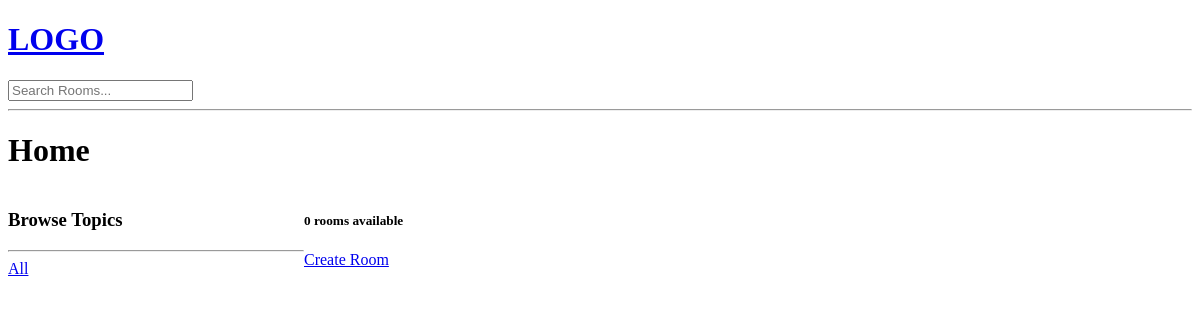
The app's page /, older data.
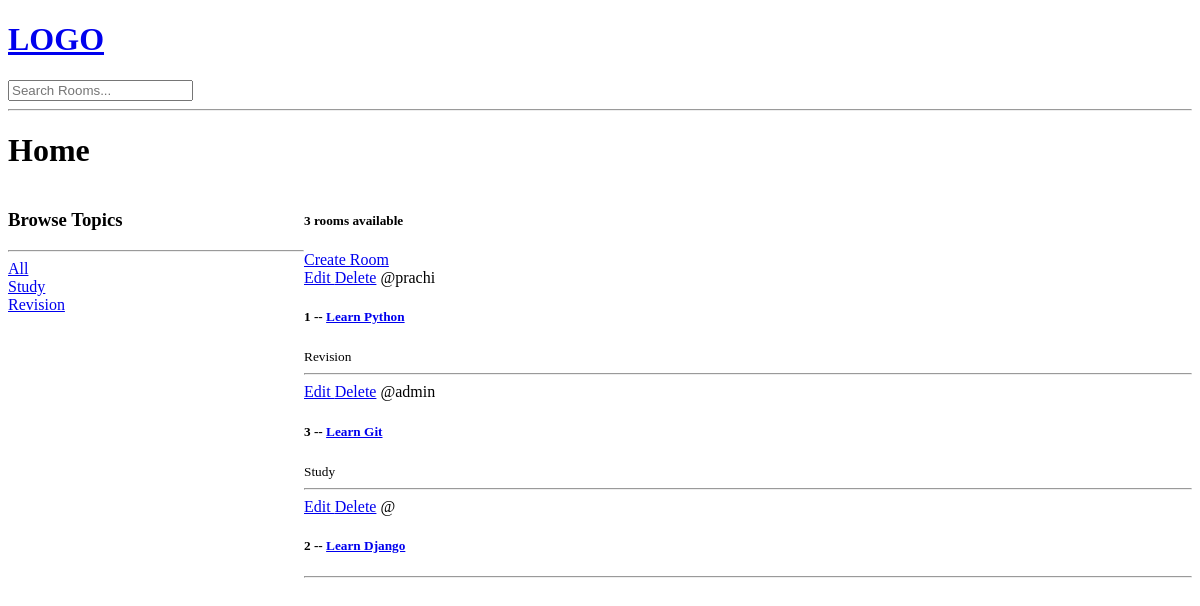
The same page, newer data.
### base/models.py (models this page shows, shortened)
class Topic(models.Model):
    name = models.CharField(max_length = 200)

class Room(models.Model):
    host = models.ForeignKey(User, on_delete =  models.SET_NULL, null = True)
    topic = models.ForeignKey(Topic, on_delete =  models.SET_NULL, null = True)
    name = models.CharField(max_length = 200)
    description = models.TextField(null = True, blank = True)
    updated = models.DateTimeField(auto_now = True)
    created = models.DateTimeField(auto_now_add = True)
    class Meta:
        ordering = ['-updated', '-created']

### base/views.py (the view)
# urls.py: path('', views.home, name = "home"),
def home(request):
    q = request.GET.get('q') if request.GET.get('q') != None else ''
    rooms = Room.objects.filter(
        Q(topic__name__icontains=q) |
        Q(name__icontains=q) |
        Q(description__icontains=q)
        )
    topics = Topic.objects.all()
    room_count = rooms.count()
    context = { 'rooms': rooms, 'topics': topics, 'room_count': room_count}
    return render(request, 'base/home.html', context)

### base/templates/base/home.html (shortened to what this page needs)
{% extends 'main.html' %}
{% block content %}
<h1>Home</h1>
    <div class="home-container">
        <div>
            <h3>Browse Topics</h3>
            <hr />
            <div>
                <a href = "{% url 'home' %}?q={{topic.name}}">All</a>
            </div>
            {% for topic in topics %}
                <div>
                    <a href = "{% url 'home' %}?q={{topic.name}}">{{topic.name}}</a>
                </div>
            {% endfor %}
        </div>
        <div>
            <h5>{{room_count}} rooms available</h5>
            <a href="{% url 'create-room' %}">Create Room</a>
                <div>
                {% for room in rooms %}
                    <div>
                        <a href="{% url 'update-room' room.id %}"> Edit </a>
                        <a href="{% url 'delete-room' room.id %}">Delete</a>
                        <span> @{{room.host.username}} </span>
                        <h5>
                        {{room.id}} -- <a href="{% url 'room' room.id  %}"> {{room.name}} </a>
                        </h5>
                        <small> {{room.topic.name}} </small>
                        <hr />
                    </div>
                {% endfor %}
                </div>
        </div>
    </div>
{% endblock content %}

Row changes from the older to the newer data that the page shows:
added Topic: name "Study"
added Topic: name "Revision"
added Room: host.username "prachi", id "1", name "Learn Python", topic.name "Revision"
added Room: host.username "admin", id "3", name "Learn Git", topic.name "Study"
added Room: id "2", name "Learn Django"
Text that changed along with them:
{{ room_count }}: "0" → "3"
